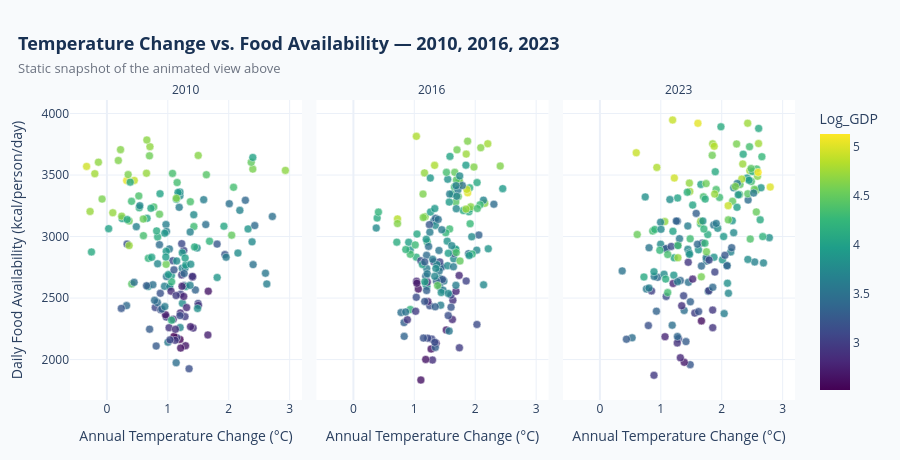

Notebook code for this chart:
### Markdown cell above
**Static snapshot** (for PDF / slide export, where the animation above renders as a single frame):

### Code cell
# ==========================================================
# AQ2 - Static Snapshot (2010 / 2016 / 2023) for PDF/print export
# ==========================================================

aq2_snapshot = aq2_df[aq2_df["Year"].isin([2010, 2016, 2023])]

fig_static2 = px.scatter(
    aq2_snapshot,
    x="Temperature_Change",
    y="Calories_per_Capita",
    color="Log_GDP",
    facet_col="Year",
    hover_name="Country",
    range_color=[log_min, log_max],
    color_continuous_scale="Viridis",
    labels={
        "Temperature_Change": "Annual Temperature Change (°C)",
        "Calories_per_Capita": "Daily Food Availability (kcal/person/day)"
    }
)

fig_static2.update_traces(marker=dict(size=8, opacity=0.8, line=dict(width=0.5, color="white")))

fig_static2.update_layout(
    template="plotly_white",
    height=460,
    paper_bgcolor=BG,
    plot_bgcolor="white",
    title=dict(
        text="<b>Temperature Change vs. Food Availability — 2010, 2016, 2023</b>"
             "<br><span style='font-size:13px;color:#6B7280'>Static snapshot of the animated view above</span>",
        x=0.02, font=dict(size=18, color=COLOR_NAVY)
    ),
    margin=dict(l=70, r=40, t=100, b=60)
)
fig_static2.for_each_annotation(lambda a: a.update(text=a.text.split("=")[-1]))

fig_static2.show(config={"displayModeBar": False})

### Figure 1 — Plotly figure (JSON) as saved in the notebook; plotly's stock layout.template omitted (floating-point values rounded to 4 significant figures; data arrays with more than 128 entries replaced by an {"elided": "..."} marker saying what was removed)
{"data": [{"hovertemplate": "<b>%{hovertext}</b><br><br>Year=2010<br>Annual Temperature Change (°C)=%{x}<br>Daily Food Availability (kcal/person/day)=%{y}<br>Log_GDP=%{marker.color}<extra></extra>", "hovertext": {"elided": "166 str values"}, "legendgroup": "", "marker": {"color": {"elided": "166 float values"}, "coloraxis": "coloraxis", "line": {"color": "white", "width": 0.5}, "opacity": 0.8, "size": 8, "symbol": "circle"}, "mode": "markers", "name": "", "orientation": "v", "showlegend": false, "type": "scatter", "x": {"elided": "166 float values"}, "xaxis": "x", "y": {"elided": "166 float values"}, "yaxis": "y"}, {"hovertemplate": "<b>%{hovertext}</b><br><br>Year=2016<br>Annual Temperature Change (°C)=%{x}<br>Daily Food Availability (kcal/person/day)=%{y}<br>Log_GDP=%{marker.color}<extra></extra>", "hovertext": {"elided": "167 str values"}, "legendgroup": "", "marker": {"color": {"elided": "167 float values"}, "coloraxis": "coloraxis", "line": {"color": "white", "width": 0.5}, "opacity": 0.8, "size": 8, "symbol": "circle"}, "mode": "markers", "name": "", "orientation": "v", "showlegend": false, "type": "scatter", "x": {"elided": "167 float values"}, "xaxis": "x2", "y": {"elided": "167 float values"}, "yaxis": "y2"}, {"hovertemplate": "<b>%{hovertext}</b><br><br>Year=2023<br>Annual Temperature Change (°C)=%{x}<br>Daily Food Availability (kcal/person/day)=%{y}<br>Log_GDP=%{marker.color}<extra></extra>", "hovertext": {"elided": "172 str values"}, "legendgroup": "", "marker": {"color": {"elided": "172 float values"}, "coloraxis": "coloraxis", "line": {"color": "white", "width": 0.5}, "opacity": 0.8, "size": 8, "symbol": "circle"}, "mode": "markers", "name": "", "orientation": "v", "showlegend": false, "type": "scatter", "x": {"elided": "172 float values"}, "xaxis": "x3", "y": {"elided": "172 float values"}, "yaxis": "y3"}], "layout": {"annotations": [{"font": {}, "showarrow": false, "text": "2010", "x": 0.16, "xanchor": "center", "xref": "paper", "y": 1, "yanchor": "bottom", "yref": "paper"}, {"font": {}, "showarrow": false, "text": "2016", "x": 0.5, "xanchor": "center", "xref": "paper", "y": 1, "yanchor": "bottom", "yref": "paper"}, {"font": {}, "showarrow": false, "text": "2023", "x": 0.84, "xanchor": "center", "xref": "paper", "y": 1, "yanchor": "bottom", "yref": "paper"}], "coloraxis": {"cmax": 5.13, "cmin": 2.519, "colorbar": {"title": {"text": "Log_GDP"}}, "colorscale": [[0, "#440154"], [0.1111, "#482878"], [0.2222, "#3e4989"], [0.3333, "#31688e"], [0.4444, "#26828e"], [0.5556, "#1f9e89"], [0.6667, "#35b779"], [0.7778, "#6ece58"], [0.8889, "#b5de2b"], [1, "#fde725"]]}, "height": 460, "legend": {"tracegroupgap": 0}, "margin": {"b": 60, "l": 70, "r": 40, "t": 100}, "paper_bgcolor": "#F8FAFC", "plot_bgcolor": "white", "title": {"font": {"color": "#183153", "size": 18}, "text": "<b>Temperature Change vs. Food Availability — 2010, 2016, 2023</b><br><span style='font-size:13px;color:#6B7280'>Static snapshot of the animated view above</span>", "x": 0.02}, "xaxis": {"anchor": "y", "domain": [0, 0.32], "title": {"text": "Annual Temperature Change (°C)"}}, "xaxis2": {"anchor": "y2", "domain": [0.34, 0.66], "matches": "x", "title": {"text": "Annual Temperature Change (°C)"}}, "xaxis3": {"anchor": "y3", "domain": [0.68, 1.0], "matches": "x", "title": {"text": "Annual Temperature Change (°C)"}}, "yaxis": {"anchor": "x", "domain": [0, 1], "title": {"text": "Daily Food Availability (kcal/person/day)"}}, "yaxis2": {"anchor": "x2", "domain": [0, 1], "matches": "y", "showticklabels": false}, "yaxis3": {"anchor": "x3", "domain": [0, 1], "matches": "y", "showticklabels": false}}}
